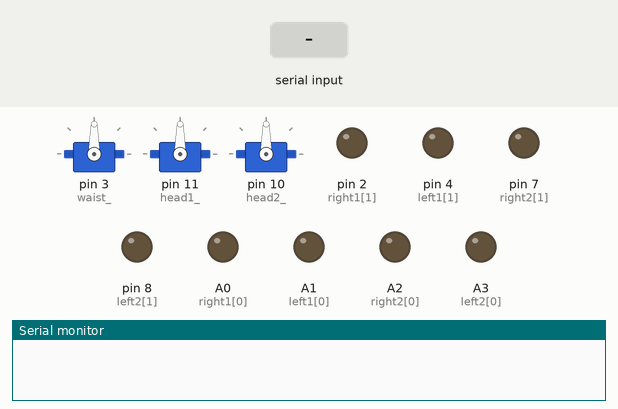
This sketch was run on a simulated Arduino Uno, built with avr-gcc and run on an emulated ATmega328P. Shown: 3 × servo, output pins drawn as LEDs (lit = HIGH), the last lines printed to the serial monitor. The inputs (shaded band) are chosen by the test bench.

Above: at 1.2 s.
1.3 s: "s" received over Serial
At 3.4 s:
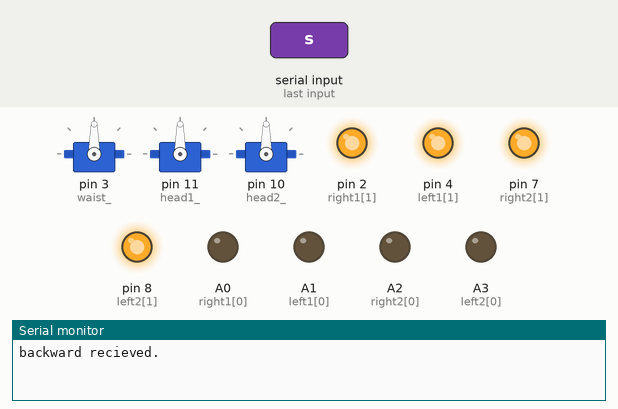
4.0 s: "w" received over Serial
At 5.0 s:
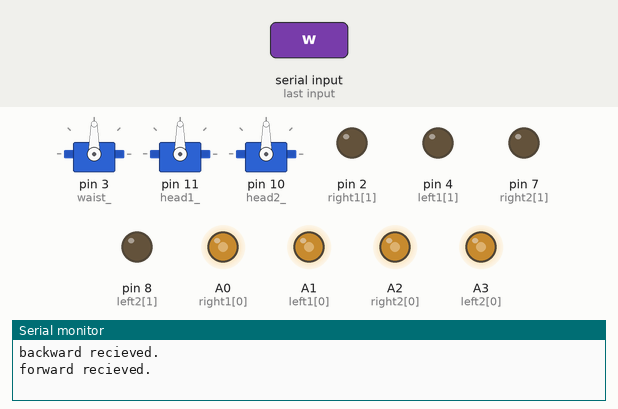
6.7 s: "a" received over Serial
At 7.7 s:
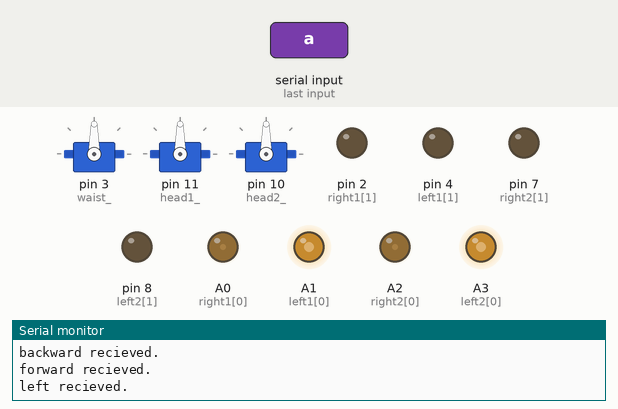
9.4 s: "d" received over Serial
At 9.8 s:
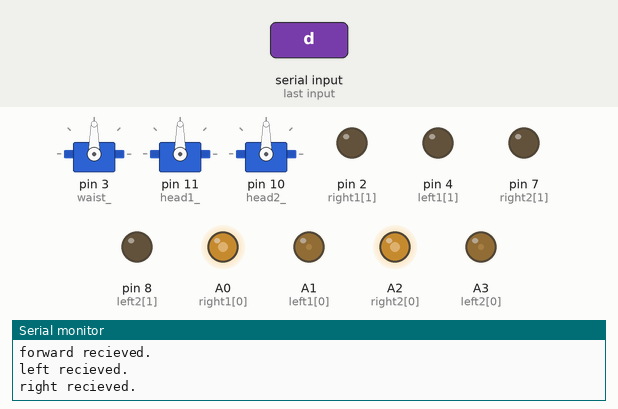
12.1 s: "i" received over Serial
At 12.25 s:
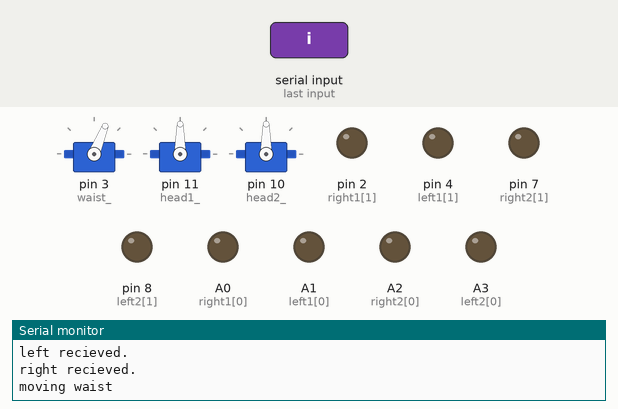
15.1 s: "o" received over Serial
Timing chart, 0 to 22.6 s (numbered marks = the images above; inputs shaded):
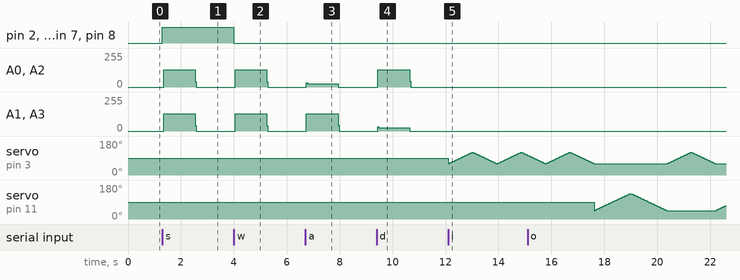

Measured:
- after the input at 1.3 s, pin 2 (right1[1]), pin 4 (left1[1]), pin 7 (right2[1]), pin 8 (left2[1]): LOW → HIGH at once; A0 (right1[0]), A1 (left1[0]), A2 (right2[0]), A3 (left2[0]): 0/255 → 130/255 after 0.05 s, → 0/255 1.2 s later
- after the input at 4.0 s, pin 2 (right1[1]), pin 4 (left1[1]), pin 7 (right2[1]), pin 8 (left2[1]): HIGH → LOW at once; A0 (right1[0]), A1 (left1[0]), A2 (right2[0]), A3 (left2[0]): 0/255 → 130/255 after 0.05 s, → 0/255 1.2 s later
- after the input at 6.7 s, A0 (right1[0]), A2 (right2[0]): 0/255 → 26/255 after 0.05 s, → 0/255 1.2 s later; A1 (left1[0]), A3 (left2[0]): 0/255 → 129/255 after 0.05 s, → 0/255 1.2 s later
- after the input at 9.4 s, A0 (right1[0]), A2 (right2[0]): 0/255 → 129/255 after 0.05 s, → 0/255 1.2 s later; A1 (left1[0]), A3 (left2[0]): 0/255 → 26/255 after 0.05 s, → 0/255 1.2 s later

The sketch:

PablosFriend.ino
```cpp
#include <Servo.h>
const int left1[] = {A1, 4};
const int left2[] = {A3, 8};
const int right1[] = {A0, 2};
const int right2[] = {A2, 7};// step A2, direction 8;

const int head1_ = 11;
const int head2_ = 10;
const int waist_ = 3;

//int servoPin = 6;
int minP = 630; // right
int maxP = 2500; // left
int midP = (maxP + minP) / 2.; // mid
int whatnow = midP;

Servo waist;
Servo head1;
Servo head2;

int byteIn = 0;

int pos1 = 0;
int pos2 = 0;
int pos3 = 0;

boolean movingservo1 = false;
boolean movingservo2 = false;
boolean movingservo3 = false;

void setup() {
  pinMode(waist_, OUTPUT);
  pinMode(head1_, OUTPUT);
  pinMode(head2_, OUTPUT);

  Serial.begin(9600);

  pinMode(left1[0], OUTPUT);
  pinMode(left1[1], OUTPUT);
  digitalWrite(left1[0], LOW);
  digitalWrite(left1[1], LOW);

  pinMode(left2[0], OUTPUT);
  pinMode(left2[1], OUTPUT);
  digitalWrite(left2[0], LOW);
  digitalWrite(left2[1], LOW);

  pinMode(right1[0], OUTPUT);
  pinMode(right1[1], OUTPUT);
  digitalWrite(right1[0], LOW);
  digitalWrite(right1[1], LOW);

  pinMode(right2[0], OUTPUT);
  pinMode(right2[1], OUTPUT);
  digitalWrite(right2[0], LOW);
  digitalWrite(right2[1], LOW);

  waist.attach(waist_);
  head1.attach(head1_);
  head2.attach(head2_);

}

void loop() {
  //  servoPulse(servoPin, whatnow);
  control();
  if (movingservo1) {
    moveWaist();
  }
  if (movingservo2) {
    moveHead1();
  }
  if (movingservo3) {
    moveHead2();
  }
}


void control() {
  if (Serial.available() > 0) {
    // read the incoming byte:
    byteIn = Serial.read();
    switch (byteIn) {
      case 's':
        Serial.println("backward recieved.");
        movebackward(600, 1000);
        break;
      case 'w':
        Serial.println("forward recieved.");
        moveforward(600, 1000);
        break;
      case 'a':
        Serial.println("left recieved.");
        moveleft(600, 1000);
        break;
      case 'd':
        Serial.println("right recieved.");
        moveright(600, 1000);
        break;
      case 'i':
        Serial.println("moving waist");
        movingservo1 = !movingservo1;
        // moveWaist();
        break;
      case 'o':
        Serial.println("moving head1");
        movingservo2 = !movingservo2;
        // moveHead1();
        break;
      case 'p':
        Serial.println("moving head2");
        movingservo3 = !movingservo3;
        // moveHead2();
        break;
      default:
        break;
    }
  }
}

void moveWaist() {
  for (pos1 = 60; pos1 <= 120; pos1 += 1) {
    waist.write(pos1);
    delay(15);
  }
  for (pos1 = 120; pos1 >= 60; pos1 -= 1) {
    waist.write(pos1);
    delay(15);
  }
}
void moveHead1() {
  for (pos2 = 45; pos2 <= 135; pos2 += 1) {
    head1.write(pos2);
    delay(15);
  }
  for (pos2 = 135; pos2 >= 45; pos2 -= 1) {
    head1.write(pos2);
    delay(15);
  }
}
void moveHead2() {
  for (pos3 = 45; pos3 <= 135; pos3 += 1) {
    head2.write(pos3);
    delay(15);
  }
  for (pos3 = 135; pos3 >= 45; pos3 -= 1) {
    head2.write(pos3);
    delay(15);
  }
}
void moveforward(int steps, int sec) {
  digitalWrite(left1[1], LOW);
  digitalWrite(left2[1], LOW);
  digitalWrite(right1[1], LOW);
  digitalWrite(right2[1], LOW);
  movin(steps, sec);
}

void movebackward(int steps, int sec) {
  digitalWrite(left1[1], HIGH);
  digitalWrite(left2[1], HIGH);
  digitalWrite(right1[1], HIGH);
  digitalWrite(right2[1], HIGH);
  movin(steps, sec);
}

void moveleft(int steps, int sec) {
  digitalWrite(left1[1], LOW);
  digitalWrite(left2[1], LOW);
  digitalWrite(right1[1], LOW);
  digitalWrite(right2[1], LOW);
  movinl(steps, sec);
}

void moveright(int steps, int sec) {
  digitalWrite(left1[1], LOW);
  digitalWrite(left2[1], LOW);
  digitalWrite(right1[1], LOW);
  digitalWrite(right2[1], LOW);
  movinr(steps, sec);
}

void movin(int steps, int sec) {
  for (int i = 0; i < steps; i++) {
    digitalWrite(left1[0], HIGH);
    digitalWrite(left2[0], HIGH);
    digitalWrite(right1[0], HIGH);
    digitalWrite(right2[0], HIGH);
    delayMicroseconds(sec);
    digitalWrite(left1[0], LOW);
    digitalWrite(left2[0], LOW);
    digitalWrite(right1[0], LOW);
    digitalWrite(right2[0], LOW);
    delayMicroseconds(sec);
  }
}

void movinr(int steps, int sec) {
  for (int i = 0; i < steps; i++) {
    if (i % 5 == 0)
    {
      digitalWrite(right2[0], HIGH);
      digitalWrite(right1[0], HIGH);
      digitalWrite(left2[0], HIGH);
      digitalWrite(left1[0], HIGH);
      delayMicroseconds(sec);
      digitalWrite(right2[0], LOW);
      digitalWrite(right1[0], LOW);
      digitalWrite(left2[0], LOW);
      digitalWrite(left1[0], LOW);
      delayMicroseconds(sec);
    } else {
      digitalWrite(right2[0], HIGH);
      digitalWrite(right1[0], HIGH);
      delayMicroseconds(sec);

      digitalWrite(right2[0], LOW);
      digitalWrite(right1[0], LOW);
      delayMicroseconds(sec);
    }
  }
}

void movinl(int steps, int sec) {
  for (int i = 0; i < steps; i++) {
    if (i % 5 == 0)
    {
      digitalWrite(right2[0], HIGH);
      digitalWrite(right1[0], HIGH);
      digitalWrite(left2[0], HIGH);
      digitalWrite(left1[0], HIGH);
      delayMicroseconds(sec);
      digitalWrite(right2[0], LOW);
      digitalWrite(right1[0], LOW);
      digitalWrite(left2[0], LOW);
      digitalWrite(left1[0], LOW);
      delayMicroseconds(sec);
    } else {
      digitalWrite(left2[0], HIGH);
      digitalWrite(left1[0], HIGH);
      delayMicroseconds(sec);

      digitalWrite(left2[0], LOW);
      digitalWrite(left1[0], LOW);
      delayMicroseconds(sec);
    }
  }
}

void servoPulse(int sPin, int p) {
  digitalWrite(sPin, HIGH);
  delayMicroseconds(p); // 600-2400
  digitalWrite(sPin, LOW);
  delay(20);
}
```
